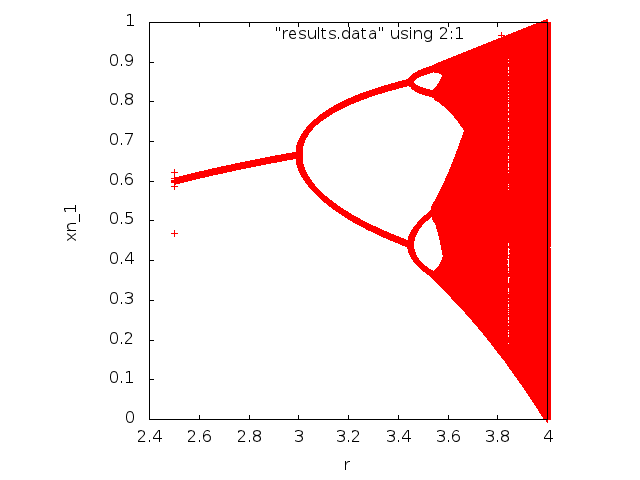

Generate this figure with gnuplot:
plot "results.data" using 2:1
set term push  
set term postscript eps enh color solid lw 4 font 18
set out "logmap.eps"
replot
set out 
